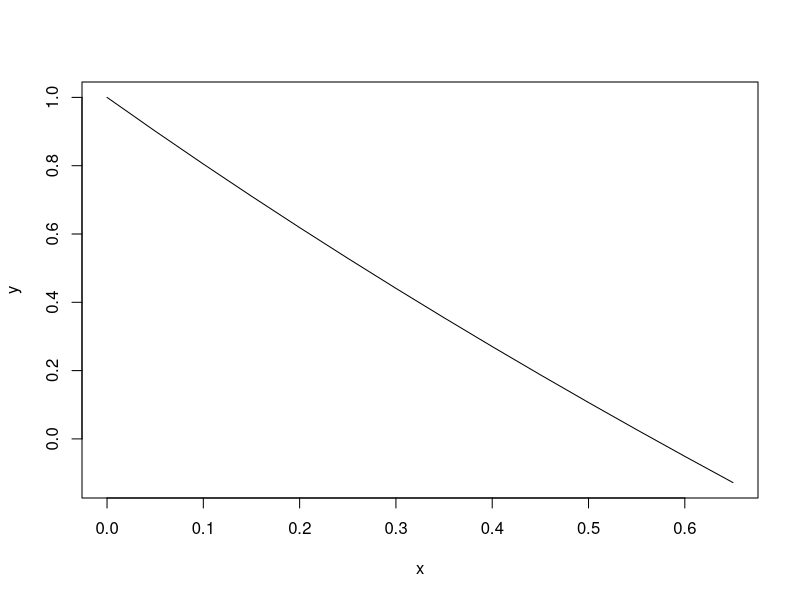
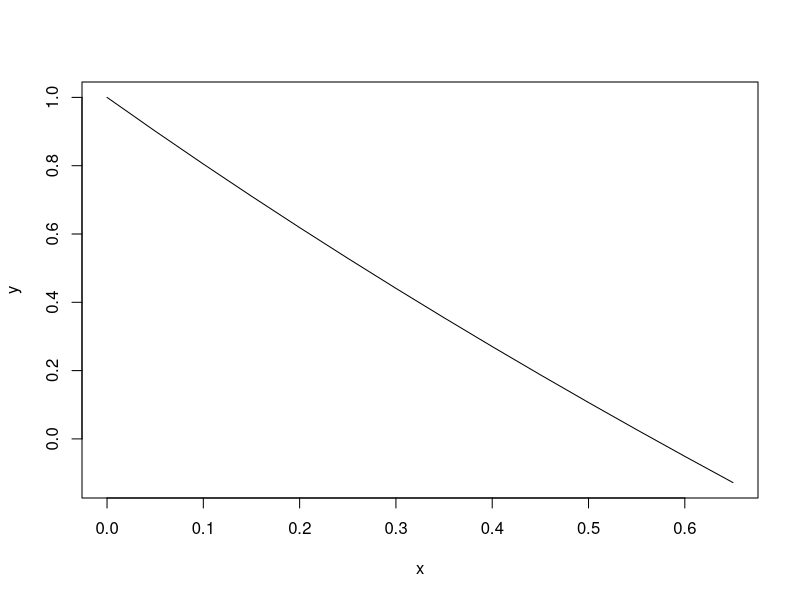
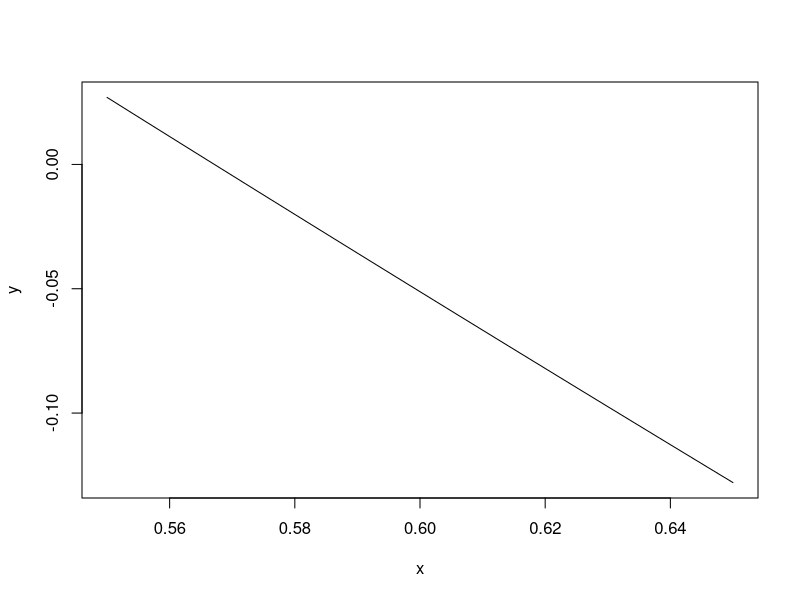
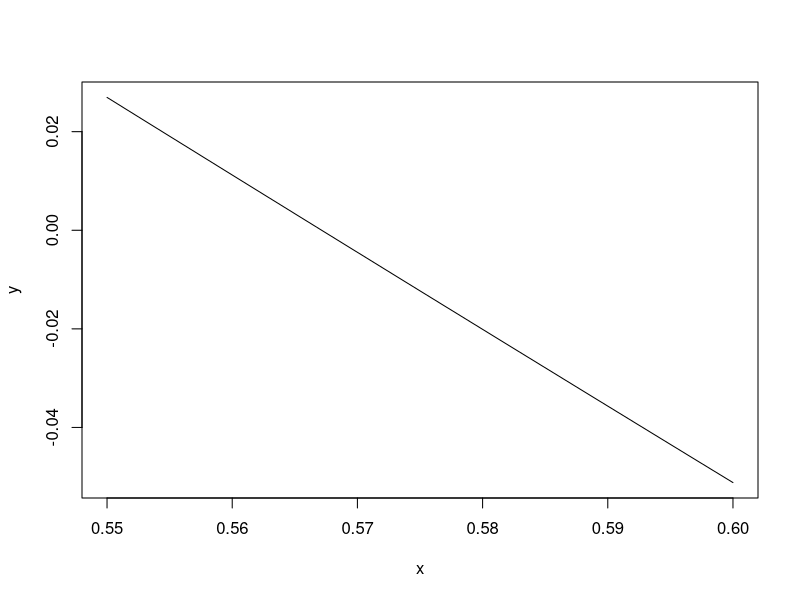
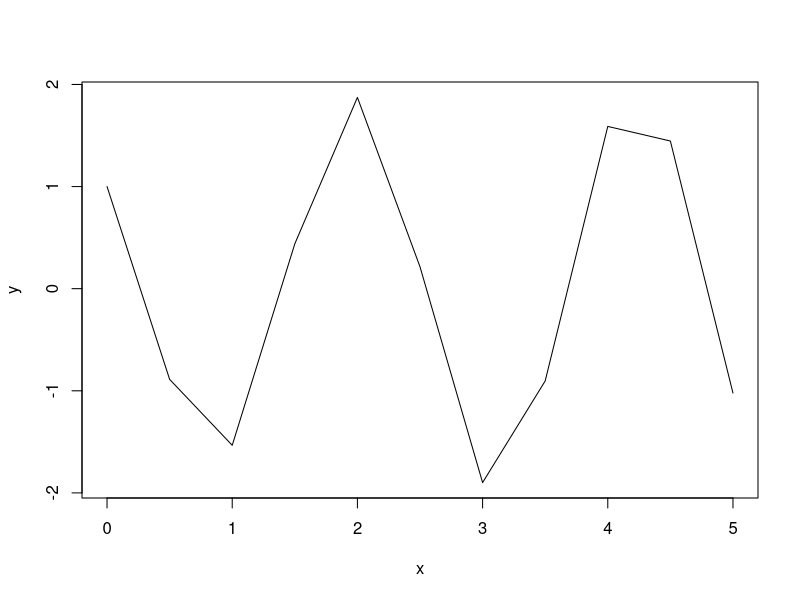
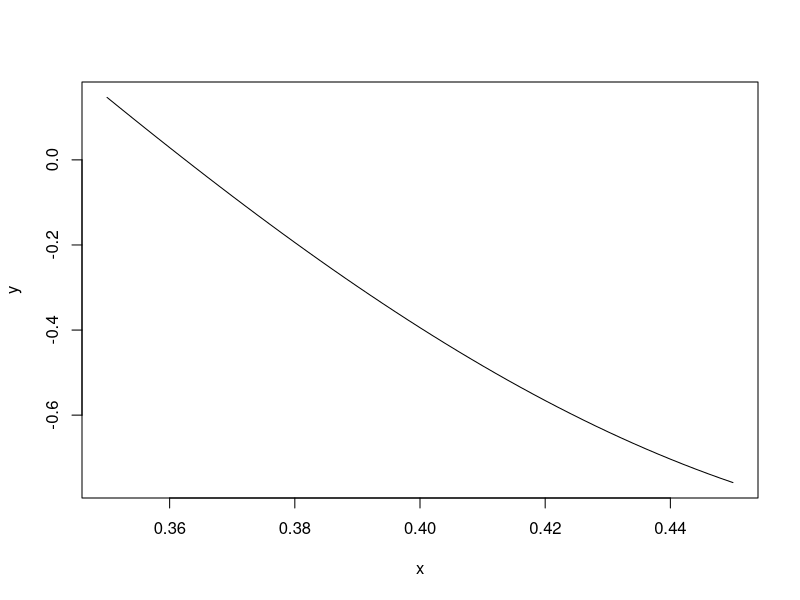
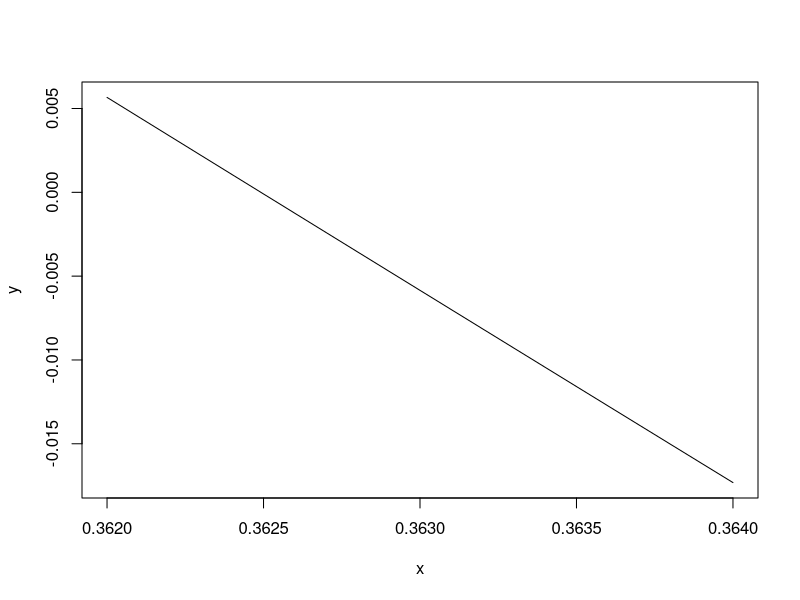
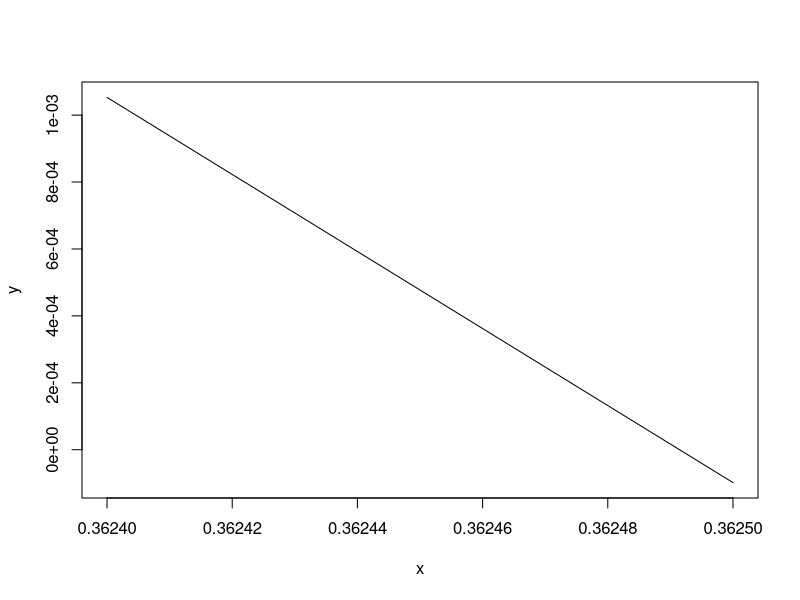

Here is the R script that generated these plots, in order:
x=seq(0,0.65,0.05);x

y=exp(-x)-x;y

plot(x,y, type="l")

A=data.frame(x,y);A

graph <- function(x){
  y=exp(-x)-x
  data.frame(x,y)
  plot(x,y,type="l")
}
graph(seq(0,0.65,0.05))
graph(seq(0.55,0.65,0.002))
graph(seq(0.55,0.60,0.0002))
graph <- function(x){
  y=sin (10*x) + cos (3*x);y
  data.frame(x,y)
  print(data.frame(x,y))
  plot(x,y,type="l")
}

graph(seq(0,5,0.5))
graph(seq(0.35,0.45,0.002))
graph(seq(0.362,0.364,0.0001))
graph(seq(0.3624,0.3625,0.000001))
